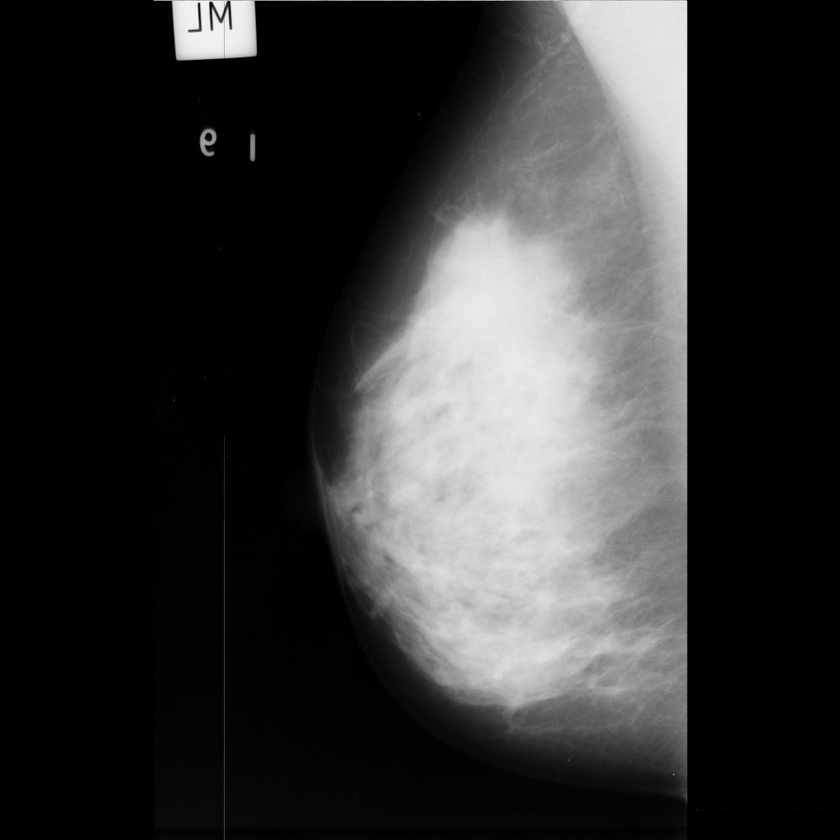
#> input picture test_images/Glandular-denso/mdb003.jpg, 840 x 840 px, shrunk from 1024 x 1024 before the run
$ python __main__.py ../../test_images/Glandular-denso/mdb003.jpg
#> lines starting #> are read from the running program, lines starting #| are printed output that depends on the picture; after the words box and inside, x2 and y2 are one past the last pixel; in counts of white or black regions, pixels touching at a corner belong together
#> in mamSegClas, imgIn is the input picture: shape (840, 840); min 0, max 255, mean 52
import cv2
import matplotlib.pyplot as plt
import numpy as np
import math
import sys

def kmeans(imgIn, k):
#> called with k = 5
  imgRGB = cv2.cvtColor(imgIn, cv2.COLOR_GRAY2RGB)
  imgPix = imgRGB.reshape((-1,3))

  imgPix = np.float32(imgPix)

  _, pixels, colors = cv2.kmeans(
    imgPix,
    k,
    None,
    (cv2.TERM_CRITERIA_EPS + cv2.TERM_CRITERIA_MAX_ITER, 100, 0.85),
    2,
    cv2.KMEANS_RANDOM_CENTERS
  )
#> colors = [[172.7, 172.7, 172.7], [130.9, 130.9, 130.9], [1.66, 1.66, 1.66], [62.18, 62.18, 62.18], [215.1, 215.1, 215.1]]

  colors = np.uint8(colors)[:,0]
#> colors = [172, 130, 1, 62, 215]
  dataSeg = colors[pixels.flatten()]
  imgSeg = dataSeg.reshape(imgIn.shape)
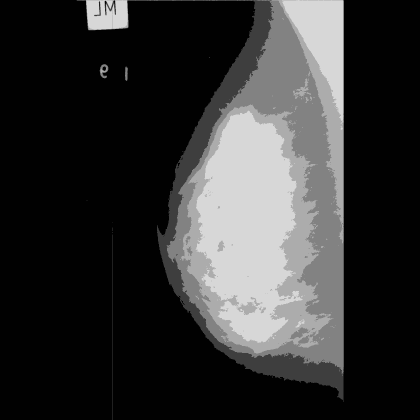
#> imgSeg: shape (840, 840) (shown at 1/2 size); min 1, max 215, mean 51.4
  colors.sort()

  return colors, imgSeg


GLAND_DENS = 0
GLAND_FATTY = 1
FATTY = 2

def mamSegClas(fname):
  imgIn = cv2.imread(fname, cv2.IMREAD_GRAYSCALE)

  # Se segmenta la imagen con kmeans
  colors, imgSeg = kmeans(imgIn, 5)
#> colors = [1, 62, 130, 172, 215]

  # Se umbraliza la imagen segmentada con el color del grupo mas claro en el que se encuentra el musculo
  _, imgMusc = cv2.threshold(imgSeg, colors[4]-1, 255, cv2.THRESH_BINARY)
#> imgMusc: shape (840, 840); 11.6% white; 44 white regions (38 under 20 px), largest, box (x1, y1, x2, y2) and area: (391, 221, 605, 686) 63882, (564, 0, 687, 246) 14096, (173, 0, 255, 59) 3850, (212, 0, 227, 17) 116, (591, 638, 609, 655) 97, (413, 539, 419, 548) 26

  # Se aplica un suavizado morfologico para eliminar detalles irrelevantes y separar los contornos
  imgMusc = cv2.morphologyEx(
    imgMusc,
    cv2.MORPH_OPEN,
    cv2.getStructuringElement(cv2.MORPH_ELLIPSE, (15,15)),
    iterations=1
  )
#> imgMusc: shape (840, 840); 11% white; 4 white regions, box (x1, y1, x2, y2) and area: (393, 225, 592, 684) 60339, (568, 0, 687, 212) 13673, (173, 1, 224, 59) 1929, (225, 0, 255, 57) 1354

  imgMusc = cv2.morphologyEx(
    imgMusc,
    cv2.MORPH_CLOSE,
    cv2.getStructuringElement(cv2.MORPH_ELLIPSE, (15,15)),
    iterations=5
  )
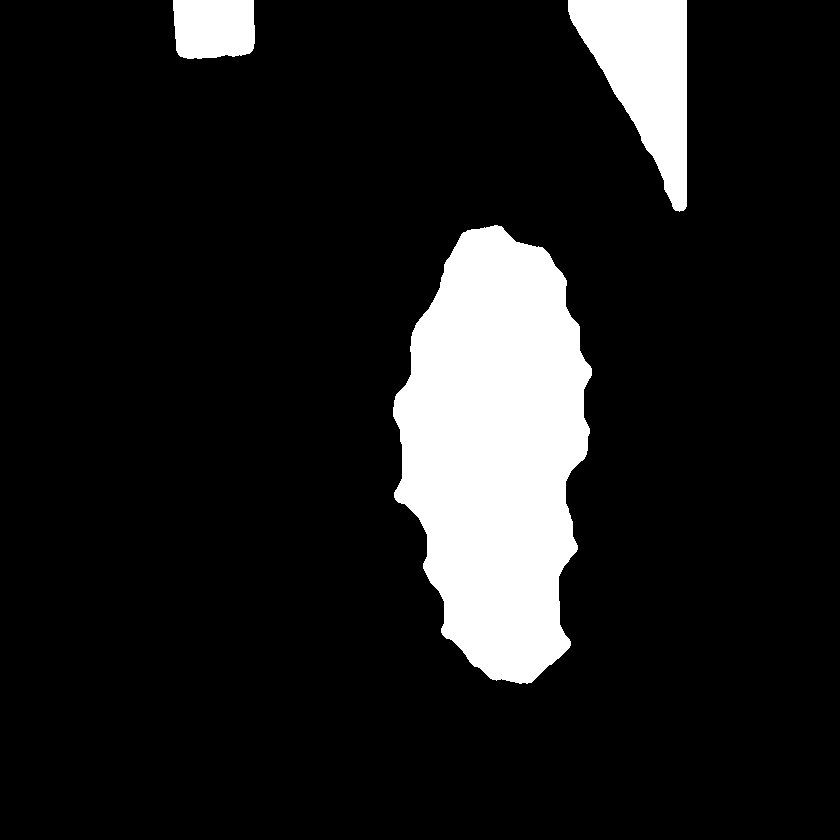
#> imgMusc: shape (840, 840); 11.8% white; 3 white regions

  # Se obtienen los contornos del grupo mas claro
  cntsMusc, _ = cv2.findContours(imgMusc, cv2.RETR_LIST, cv2.CHAIN_APPROX_NONE)
#> cntsMusc = 3 contours; box (x1, y1, x2, y2) and area: (393, 225, 592, 684) 64202, (568, 0, 687, 212) 13584, (173, 0, 255, 59) 4379

  cntMusc = None
  maxArea = 0
  right = True

  # Se identifica el contor del musculo en base al angulo y area
  for cnt in cntsMusc:
    topmost = tuple(cnt[cnt[:,:,1].argmin()][0])
    area = cv2.contourArea(cnt)

    if topmost[1] < 100 and area > 100:
      _,_,ang =cv2.fitEllipse(cnt)

      if 10 < ang < 60 or 150 < ang < 200:
        if maxArea < area:
          cntMusc = cnt
          right = 150 < ang < 200
#> this loop made 3 passes
#> (topmost, area, ang, right) on pass 2: ((568, 0), 13584, 162.1, True)

  # Se dibuja la mascara del musculo que se usara mas adelante
  maskMusc = np.zeros(imgIn.shape).astype(imgIn.dtype)

  if cntMusc is not None:
    cv2.drawContours(maskMusc, [cntMusc], -1, 255, cv2.FILLED)
#> maskMusc: shape (840, 840); 2% white; 1 white region, box (x1, y1, x2, y2) and area: (568, 0, 687, 212) 13858
    maskMusc = cv2.morphologyEx(
      maskMusc,
      cv2.MORPH_DILATE,
      cv2.getStructuringElement(cv2.MORPH_ELLIPSE, (3,3)),
      iterations=10
    )
#> maskMusc: shape (840, 840); 2.6% white; 1 white region, box (x1, y1, x2, y2) and area: (558, 0, 697, 222) 18258

  # Se umbraliza la imagen segmentada con el color del grupo mas oscuro para quitar el fondo
  _, imgMama = cv2.threshold(imgSeg, colors[0], 255, cv2.THRESH_BINARY)
#> imgMama: shape (840, 840); 31.8% white; 12 white regions (8 under 20 px), largest, box (x1, y1, x2, y2) and area: (153, 0, 688, 804) 223421, (224, 469, 225, 840) 371, (199, 128, 217, 157) 306, (250, 133, 256, 162) 145

  # Se aplica un suavizado morfologico para eliminar detalles irrelevantes y separar los contornos
  imgMama = cv2.morphologyEx(
    imgMama,
    cv2.MORPH_OPEN,
    cv2.getStructuringElement(cv2.MORPH_ELLIPSE, (15,15)),
    iterations=1
  )
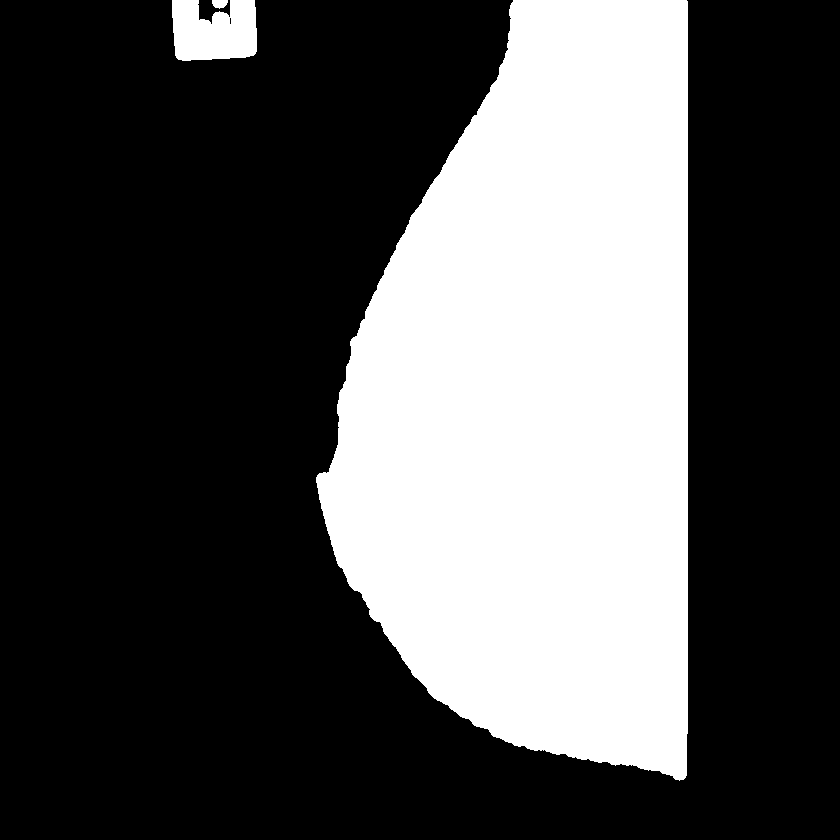
#> imgMama: shape (840, 840); 31.5% white; 3 white regions, box (x1, y1, x2, y2) and area: (316, 0, 688, 781) 217448, (172, 0, 257, 61) 4383, (212, 0, 228, 9) 111

  imgMama = cv2.morphologyEx(
    imgMama,
    cv2.MORPH_CLOSE,
    cv2.getStructuringElement(cv2.MORPH_ELLIPSE, (15,15)),
    iterations=1
  )
#> imgMama: shape (840, 840); 31.5% white; 2 white regions

  # Se obtienen los contornos del grupo mas oscuro
  cntsMama, _ = cv2.findContours(imgMama, cv2.RETR_LIST, cv2.CHAIN_APPROX_NONE)
#> cntsMama = 3 contours; box (x1, y1, x2, y2) and area: (316, 0, 688, 781) 216560, (172, 0, 257, 61) 4750, (198, 0, 215, 20) 238

  # Se identifica la mama en base al area
  maxArea = 0
  for cnt in cntsMama:
    area = cv2.contourArea(cnt)
    if maxArea < area:
      maxArea = area
      cntMama = cnt
#> this loop made 3 passes
#> (area, maxArea) on passes 1 to 2: (238, 238), (216559.5, 216559.5)
#> after the loop, cntMama = contour of 1917 points, box (x1, y1, x2, y2) (316, 0, 688, 781), area 216560; maxArea = 216559.5

  # Se dibuja la mascara de la mama que se usara a continuacion
  maskMama = np.zeros(imgIn.shape).astype(imgIn.dtype)
  cv2.drawContours(maskMama, [cntMama], -1, 255, cv2.FILLED)
#> maskMama: shape (840, 840); 30.8% white; 1 white region, box (x1, y1, x2, y2) and area: (316, 0, 688, 781) 217519

  # Se consigue la mascara de solo la mama restandole el musculo
  maskMamaNotMusc = cv2.bitwise_and(maskMama, cv2.bitwise_not(maskMusc))
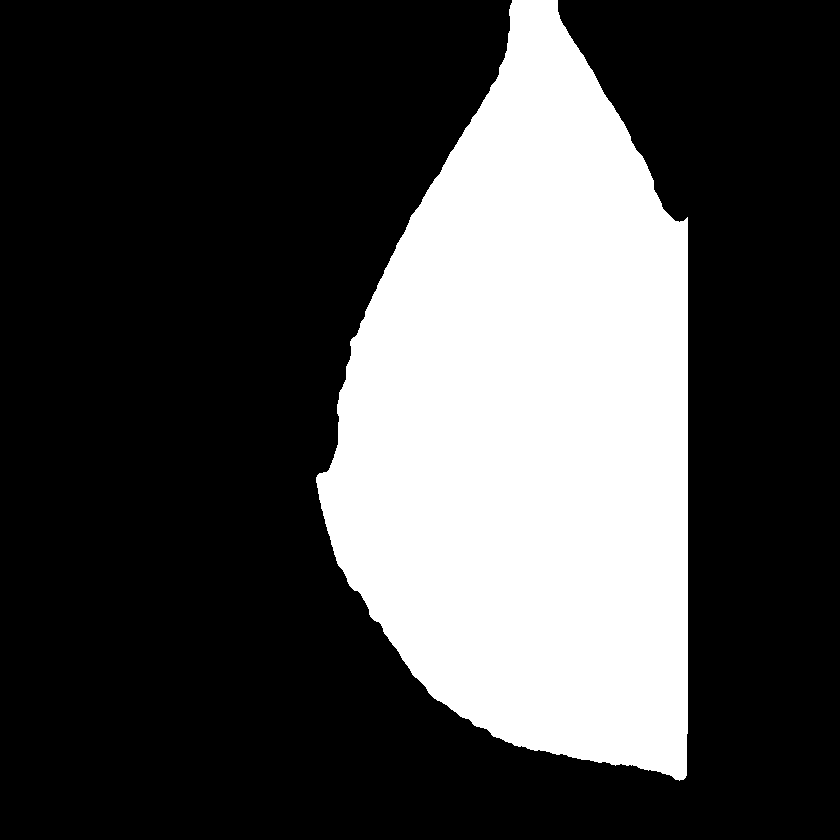
#> maskMamaNotMusc: shape (840, 840); 28.5% white; 1 white region, box (x1, y1, x2, y2) and area: (316, 0, 688, 781) 201168

  # Se le aplica un suavizado morfolofico para eliminar detalles irrelevantes
  maskMamaNotMusc = cv2.morphologyEx(
    maskMamaNotMusc,
    cv2.MORPH_OPEN,
    cv2.getStructuringElement(cv2.MORPH_ELLIPSE, (15,15)),
    iterations=2
  )
#> maskMamaNotMusc: shape (840, 840); 28.5% white; 1 white region, box (x1, y1, x2, y2) and area: (318, 0, 688, 776) 200911

  maskMamaNotMusc = cv2.morphologyEx(
    maskMamaNotMusc,
    cv2.MORPH_CLOSE,
    cv2.getStructuringElement(cv2.MORPH_ELLIPSE, (5,5)),
    iterations=1
  )
#> maskMamaNotMusc: shape (840, 840); 28.5% white; 1 white region

  # Se dibuja el perimetro de la mama
  cntsMamaNotMusc, _ = cv2.findContours(
    maskMamaNotMusc,
    cv2.RETR_LIST,
    cv2.CHAIN_APPROX_NONE
  )
#> cntsMamaNotMusc = 1 contour; box (x1, y1, x2, y2) and area: (318, 0, 688, 776) 200032

  assert len(cntsMamaNotMusc) == 1

  imgOut = cv2.drawContours(imgIn.copy(), cntsMamaNotMusc, -1, 255, cv2.LINE_4)


  # Se calcula el tamano de la mama en base al area total de la imagen
  mamSize = np.count_nonzero(maskMamaNotMusc)
#> mamSize = 200920

  mamProp = mamSize/(imgIn.shape[0]*imgIn.shape[1])
#> mamProp = 0.285


  # Se calcula la proporcion de glandulas en la mama
  imgGland = np.zeros(imgIn.shape).astype(imgIn.dtype)
  cv2.drawContours(imgGland, cntsMusc, -1, 255, cv2.FILLED)
  imgGland = cv2.bitwise_and(imgGland, maskMamaNotMusc)
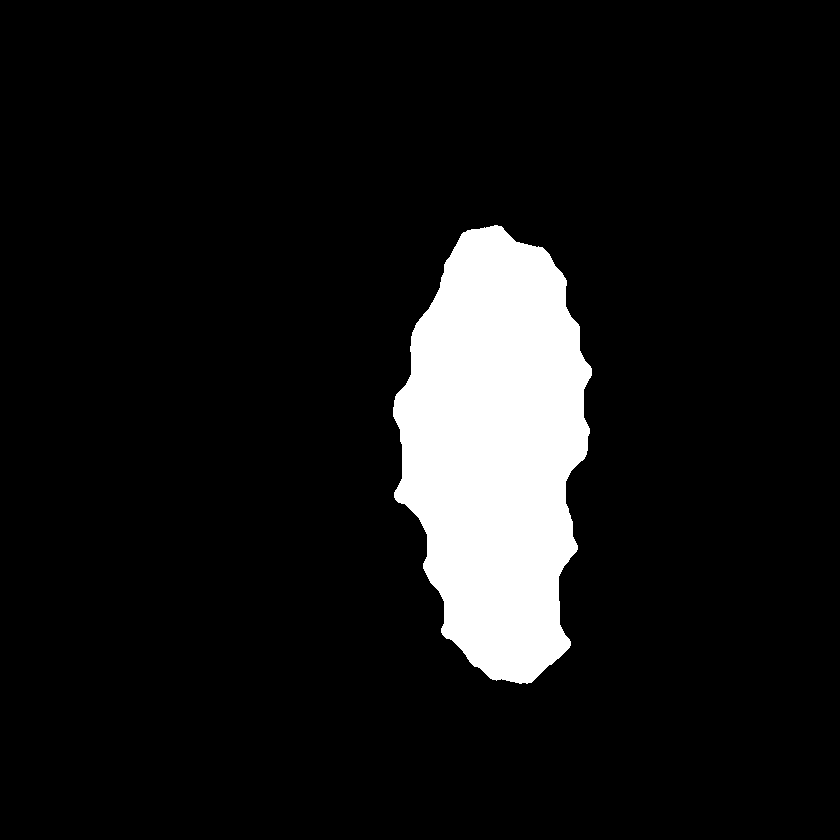
#> imgGland: shape (840, 840); 9.2% white; 1 white region, box (x1, y1, x2, y2) and area: (393, 225, 592, 684) 64712

  glandProp = np.count_nonzero(imgGland)/mamSize
#> glandProp = 0.322


  # Se calcula la proporcion de fibras en la mama
  imgCutMama = cv2.bitwise_and(imgIn, maskMamaNotMusc)

  imgCutMama = cv2.equalizeHist(imgCutMama)

  imgFib = cv2.Canny(imgCutMama, 250, 100)
#> imgFib: shape (840, 840); 0.2% white in thin lines or dots, all inside (x1, y1, x2, y2) = (354, 0, 688, 774)

  imgFib = cv2.morphologyEx(
    imgFib,
    cv2.MORPH_CLOSE,
    cv2.getStructuringElement(cv2.MORPH_ELLIPSE, (7,3)),
    iterations=1
  )

  imgFib = cv2.morphologyEx(
    imgFib,
    cv2.MORPH_OPEN,
    cv2.getStructuringElement(cv2.MORPH_ELLIPSE, (7,3)),
    iterations=1
  )
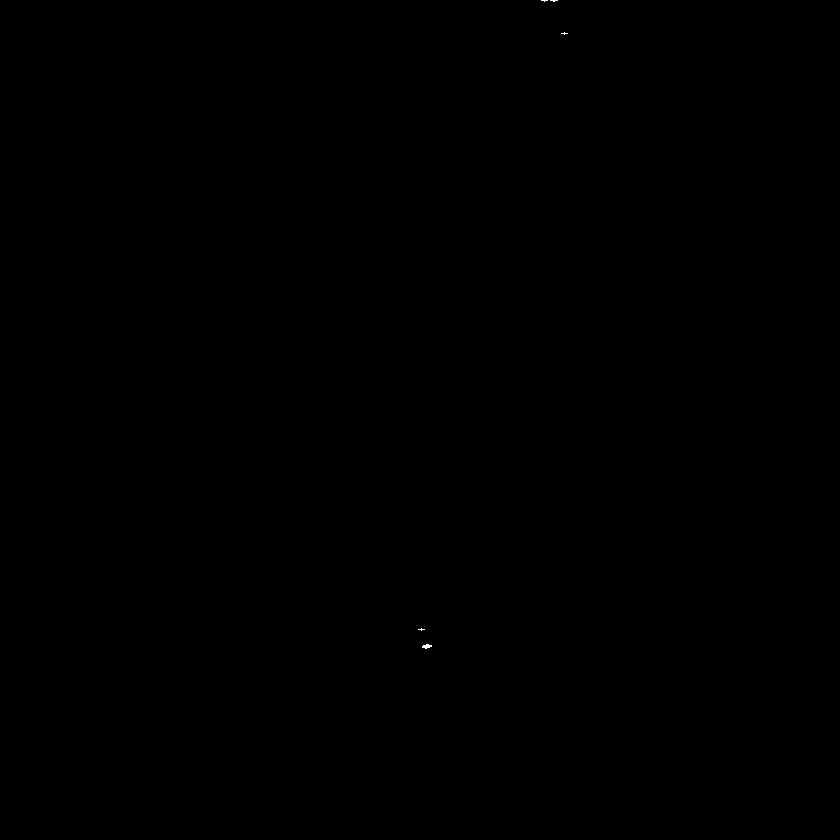
#> imgFib: shape (840, 840); 0.01% white in thin lines or dots, all inside (x1, y1, x2, y2) = (418, 0, 568, 649)

  fibProp = np.count_nonzero(imgFib)/mamSize
#> fibProp = 0.000338


  # Se clasifica en glandular-densa, glandular-grasa, y grasa
  mamPropW = 0.2
  fibPropW = 0.3
  glandPropW = 0.5

  glandDensePts = 0
  glandFattyPts = 0
  fattyPts = 0

  glandDensePts += abs(mamProp-0.3211946487426758)*mamPropW
#> glandDensePts = 0.00729
  glandFattyPts += abs(mamProp-0.3181273937225342)*mamPropW
#> glandFattyPts = 0.00668
  fattyPts += abs(mamProp-0.33791375160217285)*mamPropW
#> fattyPts = 0.0106

  glandDensePts += abs(fibProp-0.01459385936678027)*fibPropW
#> glandDensePts = 0.0116
  glandFattyPts += abs(fibProp-0.027576374055264568)*fibPropW
#> glandFattyPts = 0.0148
  fattyPts += abs(fibProp-0.06562819896057095)*fibPropW
#> fattyPts = 0.0302

  glandDensePts += abs(glandProp-0.28682820272659826)*glandPropW
#> glandDensePts = 0.0292
  glandFattyPts += abs(glandProp-0.10679748607965273)*glandPropW
#> glandFattyPts = 0.122
  fattyPts += abs(glandProp-0.02427641694168573)*glandPropW
#> fattyPts = 0.179

  if glandDensePts < glandFattyPts and glandDensePts < fattyPts:
    classRes = GLAND_DENS
  elif glandFattyPts < glandDensePts and glandFattyPts < fattyPts:
    classRes = GLAND_FATTY
  elif fattyPts < glandDensePts and fattyPts < glandFattyPts:
    classRes = FATTY
  else:
    classRes = -1

  return imgOut, mamProp, fibProp, glandProp, classRes


def main(argc, argv):
  assert argc > 1

  mamPropList = np.empty(argc-1)
  fibPropList = np.empty(argc-1)
  glandPropList = np.empty(argc-1)

  i = 0
  for fname in argv[1:]:
    imgOut, mamProp, fibProp, glandProp, classRes = mamSegClas(fname)
#> mamProp = 0.285; fibProp = 0.000338; glandProp = 0.322; classRes = 0

    plt.figure(fname)
    plt.imshow(imgOut, cmap="gray")
    plt.show(block=False)

    print("Clasificación de la imagen {}:".format(fname))
    print()
    print(
      "Glandular densa" if classRes == GLAND_DENS else
      "Glandular grasa" if classRes == GLAND_FATTY else
      "Grasa" if classRes == FATTY else
      "Ninguna"
    )
#| Glandular densa
    print()
    print()

    mamPropList[i] = mamProp
    fibPropList[i] = fibProp
    glandPropList[i] = glandProp

    i += 1

  print("Resultados globales:")
  print()
  print("MAMA")
  print("mean")
  print(mamPropList.mean())
  print("std")
  print(mamPropList.std())
  print()
  print("FIBER")
  print("mean")
  print(fibPropList.mean())
  print("std")
  print(fibPropList.std())
  print()
  print("GLANDS")
  print("mean")
  print(glandPropList.mean())
  print("std")
  print(glandPropList.std())

  plt.show()


if __name__ == '__main__':
  main(len(sys.argv), sys.argv)
